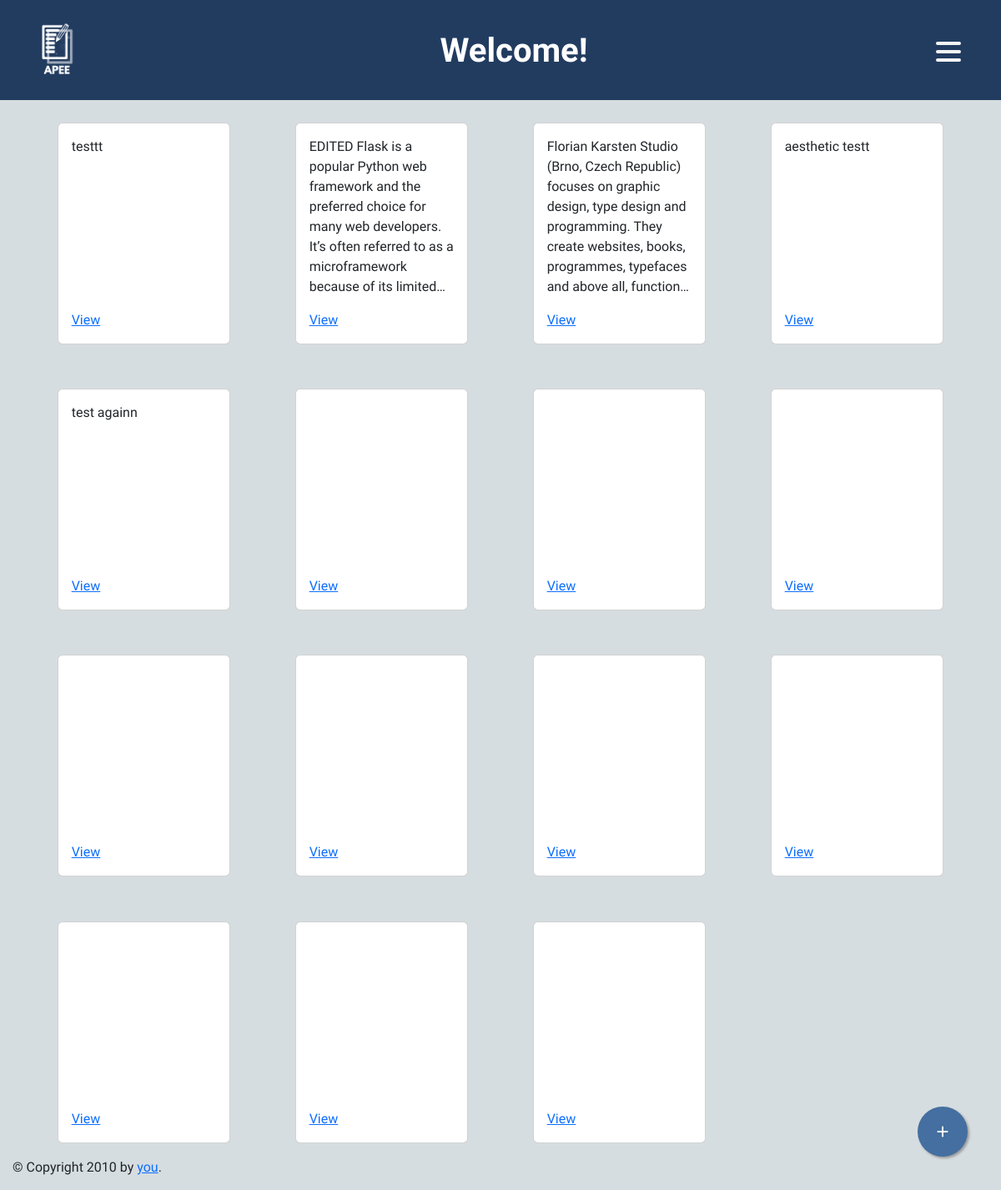
Screenshot of / (signed in) with the database file from the repository.
### tables this page shows
CREATE TABLE essay (
    id INTEGER PRIMARY KEY AUTOINCREMENT,
    userId INTEGER, 
    created TIMESTAMP NOT NULL DEFAULT CURRENT_TIMESTAMP,
    content TEXT NOT NULL,
	scoreFocusnPurpose INTEGER NOT NULL,
	ideasnDevelopment INTEGER NOT NULL,
    FOREIGN KEY (userId) REFERENCES user(id)
);

### Main.py (the view)
@app.route("/")
def homepage():
    if not session.get("username"):
            return redirect("/login")
    reload()
    article = Article()
    data = article.getAll(session['id'])
    return render_template("home.html", articles= data, id=session['id'], username= session['username'], email= session['email'], password= session['pass'], randomcode=session['randomcode'])

### Main.py (called while the page is built)
def reload():
    session['essay'] = ""
    session['score1'] = int(0)
    session['score2'] = int(0)
    session.pop('essayId', None)
    session['essayId'] = None

### Models/Article.py (called while the page is built)
    def getAll(self,id):
        self.data = []
        data = self.conn.execute("SELECT * FROM essay WHERE userId = ?", (id,)).fetchall()
        self.conn.close()
        return data

### templates/home.html (shortened to what this page needs)
{% extends "layout.html" %}
{% block head %}
    {{ super() }}
{% endblock %}
{% block nav %}
    {{ super() }}
{% endblock %}
{% block content %}
{% set counter = 0 %}
<div class="container">
    <div class="row">
    {% if articles %}
    {% for article in articles %}
        <div class="col-lg-3 col-md-3">
            <div class="card" style="margin: 20pt;">
                <div class="card-body">
                    <p class="card-text truncate-line-clamp">{{ article[3] }}</p>
                    <a href="{{url_for('essay', id=article[0])}}" class="card-link">View</a>
                </div>
            </div>
        </div>
    {% endfor %}
    {% endif %}
    <a href="{{url_for('essay')}}" class="float">
        <i class="fa fa-plus my-float"></i>
        </a>
    </div>
{% endblock %}

### static/style.css (style rules this page uses)
body { background-color: #D6DDE0; font-family: 'Libre Franklin', sans-serif; }
.truncate-line-clamp { display: -webkit-box; -webkit-line-clamp: 8; -webkit-box-orient: vertical; height: 12em; overflow: hidden; }
.float { position:fixed; width:60px; height:60px; bottom:40px; right:40px; background-color :#446FA0; color:#FFF; border-radius:50px; text-align:center; box-shadow: 2px 2px 3px #999; }
.my-float { margin-top:22px; }

### rows the page displays
essay: content "testtt"
essay: content "EDITED Flask is a popular Python web framework and the preferred choice for many web developers. It’s often referred to as a microframework because of its…"
essay: content "Florian Karsten Studio (Brno, Czech Republic) focuses on graphic design, type design and programming. They create websites, books, programmes, typefaces and above all,…"
essay: content "aesthetic testt"
essay: content "test againn"
